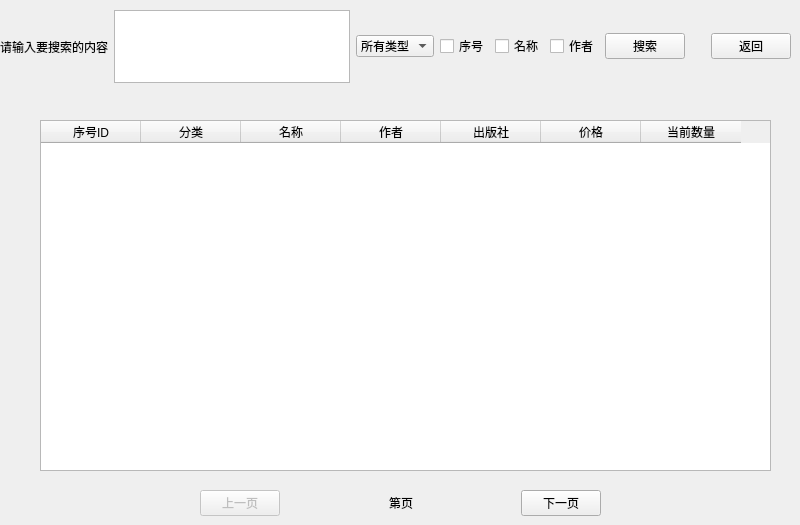
    <widget class="QWidget" name="search_book_page2">
     <property name="styleSheet">
      <string notr="true">QStackedWidget#stacked_widget &gt; QWidget#search_book_page2 {
	border-image: url(:/LMS_BG/picture/book_background.jpg);
}</string>
     </property>
     <widget class="QTableWidget" name="search_book_table_widget">
      <property name="geometry">
       <rect>
        <x>40</x>
        <y>120</y>
        <width>731</width>
        <height>351</height>
       </rect>
      </property>
      <column>
       <property name="text">
        <string>序号ID</string>
       </property>
      </column>
      <column>
       <property name="text">
        <string>分类</string>
       </property>
      </column>
      <column>
       <property name="text">
        <string>名称</string>
       </property>
      </column>
      <column>
       <property name="text">
        <string>作者</string>
       </property>
      </column>
      <column>
       <property name="text">
        <string>出版社</string>
       </property>
      </column>
      <column>
       <property name="text">
        <string>价格</string>
       </property>
      </column>
      <column>
       <property name="text">
        <string>当前数量</string>
       </property>
      </column>
     </widget>
     <widget class="QWidget" name="layoutWidget">
      <property name="geometry">
       <rect>
        <x>0</x>
        <y>10</y>
        <width>791</width>
        <height>73</height>
       </rect>
      </property>
      <layout class="QHBoxLayout" name="horizontalLayout">
       <item>
        <widget class="QLabel" name="search_text_lable">
         <property name="text">
          <string>请输入要搜索的内容</string>
         </property>
         <property name="buddy">
          <cstring>search_text_edit</cstring>
         </property>
        </widget>
       </item>
       <item>
        <widget class="QPlainTextEdit" name="search_text_edit"/>
       </item>
       <item>
        <widget class="QComboBox" name="search_type_combo_box">
         <item>
          <property name="text">
           <string>所有类型</string>
          </property>
         </item>
         <item>
          <property name="text">
           <string>教育</string>
          </property>
         </item>
         <item>
          <property name="text">
           <string>童话</string>
          </property>
         </item>
         <item>
          <property name="text">
           <string>文学</string>
          </property>
         </item>
         <item>
          <property name="text">
           <string>科幻</string>
          </property>
         </item>
        </widget>
       </item>
       <item>
        <widget class="QCheckBox" name="search_id_check_box">
         <property name="text">
          <string>序号</string>
         </property>
        </widget>
       </item>
       <item>
        <widget class="QCheckBox" name="search_name_check_box">
         <property name="text">
          <string>名称</string>
         </property>
        </widget>
       </item>
       <item>
        <widget class="QCheckBox" name="search_auther_check_box">
         <property name="text">
          <string>作者</string>
         </property>
        </widget>
       </item>
       <item>
        <widget class="QPushButton" name="search_do_search_btn">
         <property name="text">
          <string>搜索</string>
         </property>
        </widget>
       </item>
       <item>
        <spacer name="horizontalSpacer_7">
         <property name="orientation">
          <enum>Qt::Horizontal</enum>
         </property>
         <property name="sizeHint" stdset="0">
          <size>
           <width>40</width>
           <height>20</height>
          </size>
         </property>
        </spacer>
       </item>
       <item>
        <widget class="QPushButton" name="search_back_btn">
         <property name="text">
          <string>返回</string>
         </property>
        </widget>
       </item>
      </layout>
     </widget>
     <widget class="QWidget" name="layoutWidget">
      <property name="geometry">
       <rect>
        <x>200</x>
        <y>490</y>
        <width>401</width>
        <height>26</height>
       </rect>
      </property>
      <layout class="QHBoxLayout" name="horizontalLayout_2">
       <item>
        <widget class="QPushButton" name="search_pre_btn">
         <property name="enabled">
          <bool>false</bool>
         </property>
         <property name="text">
          <string>上一页</string>
         </property>
        </widget>
       </item>
       <item>
        <spacer name="horizontalSpacer_2">
         <property name="orientation">
          <enum>Qt::Horizontal</enum>
         </property>
         <property name="sizeHint" stdset="0">
          <size>
           <width>40</width>
           <height>20</height>
          </size>
         </property>
        </spacer>
       </item>
       <item>
        <widget class="QLabel" name="search_page_num_lable">
         <property name="text">
          <string>第页</string>
         </property>
        </widget>
       </item>
       <item>
        <spacer name="horizontalSpacer_3">
         <property name="orientation">
          <enum>Qt::Horizontal</enum>
         </property>
         <property name="sizeHint" stdset="0">
          <size>
           <width>40</width>
           <height>20</height>
          </size>
         </property>
        </spacer>
       </item>
       <item>
        <widget class="QPushButton" name="search_next_btn">
         <property name="text">
          <string>下一页</string>
         </property>
        </widget>
       </item>
      </layout>
     </widget>
    </widget>
